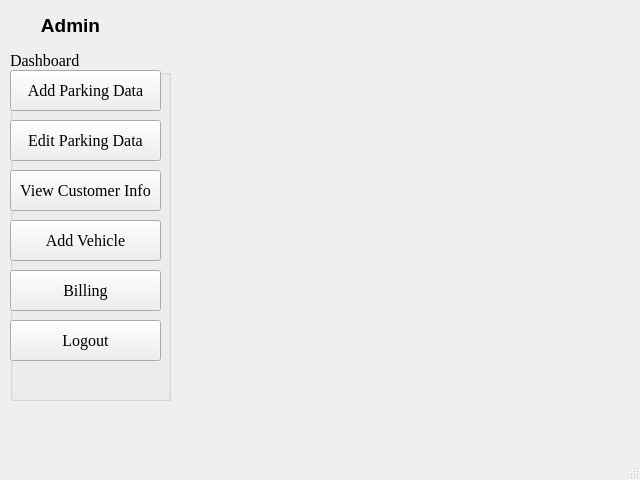
<?xml version="1.0" encoding="UTF-8"?>
<ui version="4.0">
 <class>MainWindow</class>
 <widget class="QMainWindow" name="MainWindow">
  <property name="geometry">
   <rect>
    <x>0</x>
    <y>0</y>
    <width>640</width>
    <height>480</height>
   </rect>
  </property>
  <property name="windowTitle">
   <string>MainWindow</string>
  </property>
  <widget class="QWidget" name="centralwidget">
   <widget class="QGroupBox" name="groupBox">
    <property name="geometry">
     <rect>
      <x>10</x>
      <y>50</y>
      <width>161</width>
      <height>351</height>
     </rect>
    </property>
    <property name="font">
     <font>
      <family>Times New Roman</family>
      <pointsize>12</pointsize>
     </font>
    </property>
    <property name="title">
     <string>Dashboard</string>
    </property>
    <widget class="QPushButton" name="addData">
     <property name="geometry">
      <rect>
       <x>0</x>
       <y>20</y>
       <width>151</width>
       <height>41</height>
      </rect>
     </property>
     <property name="text">
      <string>Add Parking Data</string>
     </property>
    </widget>
    <widget class="QPushButton" name="editData">
     <property name="geometry">
      <rect>
       <x>0</x>
       <y>70</y>
       <width>151</width>
       <height>41</height>
      </rect>
     </property>
     <property name="text">
      <string>Edit Parking Data</string>
     </property>
    </widget>
    <widget class="QPushButton" name="customer_info">
     <property name="geometry">
      <rect>
       <x>0</x>
       <y>120</y>
       <width>151</width>
       <height>41</height>
      </rect>
     </property>
     <property name="text">
      <string>View Customer Info</string>
     </property>
    </widget>
    <widget class="QPushButton" name="addVehicle">
     <property name="geometry">
      <rect>
       <x>0</x>
       <y>170</y>
       <width>151</width>
       <height>41</height>
      </rect>
     </property>
     <property name="text">
      <string>Add Vehicle</string>
     </property>
    </widget>
    <widget class="QPushButton" name="billing">
     <property name="geometry">
      <rect>
       <x>0</x>
       <y>220</y>
       <width>151</width>
       <height>41</height>
      </rect>
     </property>
     <property name="text">
      <string>Billing</string>
     </property>
    </widget>
    <widget class="QPushButton" name="logout">
     <property name="geometry">
      <rect>
       <x>0</x>
       <y>270</y>
       <width>151</width>
       <height>41</height>
      </rect>
     </property>
     <property name="text">
      <string>Logout</string>
     </property>
    </widget>
   </widget>
   <widget class="QLabel" name="label">
    <property name="geometry">
     <rect>
      <x>10</x>
      <y>10</y>
      <width>121</width>
      <height>31</height>
     </rect>
    </property>
    <property name="font">
     <font>
      <pointsize>14</pointsize>
      <weight>75</weight>
      <bold>true</bold>
     </font>
    </property>
    <property name="autoFillBackground">
     <bool>false</bool>
    </property>
    <property name="styleSheet">
     <string notr="true">alternate-background-color: qconicalgradient(cx:0, cy:0, angle:135, stop:0 rgba(255, 255, 0, 69), stop:0.375 rgba(255, 255, 0, 69), stop:0.423533 rgba(251, 255, 0, 145), stop:0.45 rgba(247, 255, 0, 208), stop:0.477581 rgba(255, 244, 71, 130), stop:0.518717 rgba(255, 218, 71, 130), stop:0.55 rgba(255, 255, 0, 255), stop:0.57754 rgba(255, 203, 0, 130), stop:0.625 rgba(255, 255, 0, 69), stop:1 rgba(255, 255, 0, 69));
background-color: qlineargradient(spread:pad, x1:0, y1:0, x2:1, y2:0, stop:0 rgba(245, 224, 176, 255), stop:0.09 rgba(246, 189, 237, 255), stop:0.14 rgba(194, 207, 246, 255), stop:0.19 rgba(184, 160, 168, 255), stop:0.25 rgba(171, 186, 248, 255), stop:0.32 rgba(243, 248, 224, 255), stop:0.385 rgba(249, 162, 183, 255), stop:0.47 rgba(100, 115, 124, 255), stop:0.58 rgba(251, 205, 202, 255), stop:0.65 rgba(170, 128, 185, 255), stop:0.75 rgba(252, 222, 204, 255), stop:0.805 rgba(206, 122, 218, 255), stop:0.86 rgba(254, 223, 175, 255), stop:0.91 rgba(254, 236, 244, 255), stop:1 rgba(255, 191, 221, 255));</string>
    </property>
    <property name="text">
     <string>Admin</string>
    </property>
    <property name="alignment">
     <set>Qt::AlignCenter</set>
    </property>
   </widget>
  </widget>
  <widget class="QMenuBar" name="menubar">
   <property name="geometry">
    <rect>
     <x>0</x>
     <y>0</y>
     <width>640</width>
     <height>21</height>
    </rect>
   </property>
  </widget>
  <widget class="QStatusBar" name="statusbar"/>
 </widget>
 <resources/>
 <connections/>
</ui>
